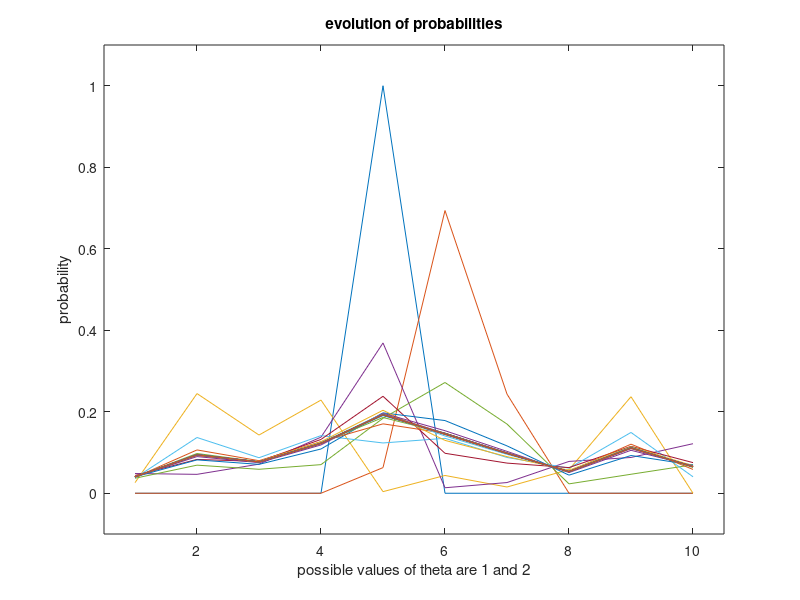

Write MATLAB code to recreate this figure.
clear all
close all
clc 
%% Initialize parameters
n=10;
x=(1:n)';
steps=30;
%p_ic=(1/n)*ones(n,1);
p_ic=zeros(n,1);
p_ic(floor(n/2))=1;


% Non-convergent(symmetric) towards average
density=0.4;
T=sprand(n,n,density);
T=T*inv(diag(ones(1,n)*T));
%% Theoretically investigations
[V,lambda]=eig(T);
% Scale the eig vector corresponding to lambad=1 so that sum of its entries
% is 1
pi_vec=(1/(V(:,1)'*ones(n,1)))*V(:,1);

%% Propogate probabilities and plot
p=zeros(n,steps);
p(:,1)=p_ic;
figure()
plot(x,p(:,1))
hold on
for i=2:steps
    %% 
    p(:,i)=T*p(:,i-1);    
    plot(x,p(:,i))
    pause    
end
xlim([0.5,n+0.5])
ylim([-0.1,1.1])
ylabel('probability')
xlabel('possible values of theta are 1 and 2')
title('evolution of probabilities')

